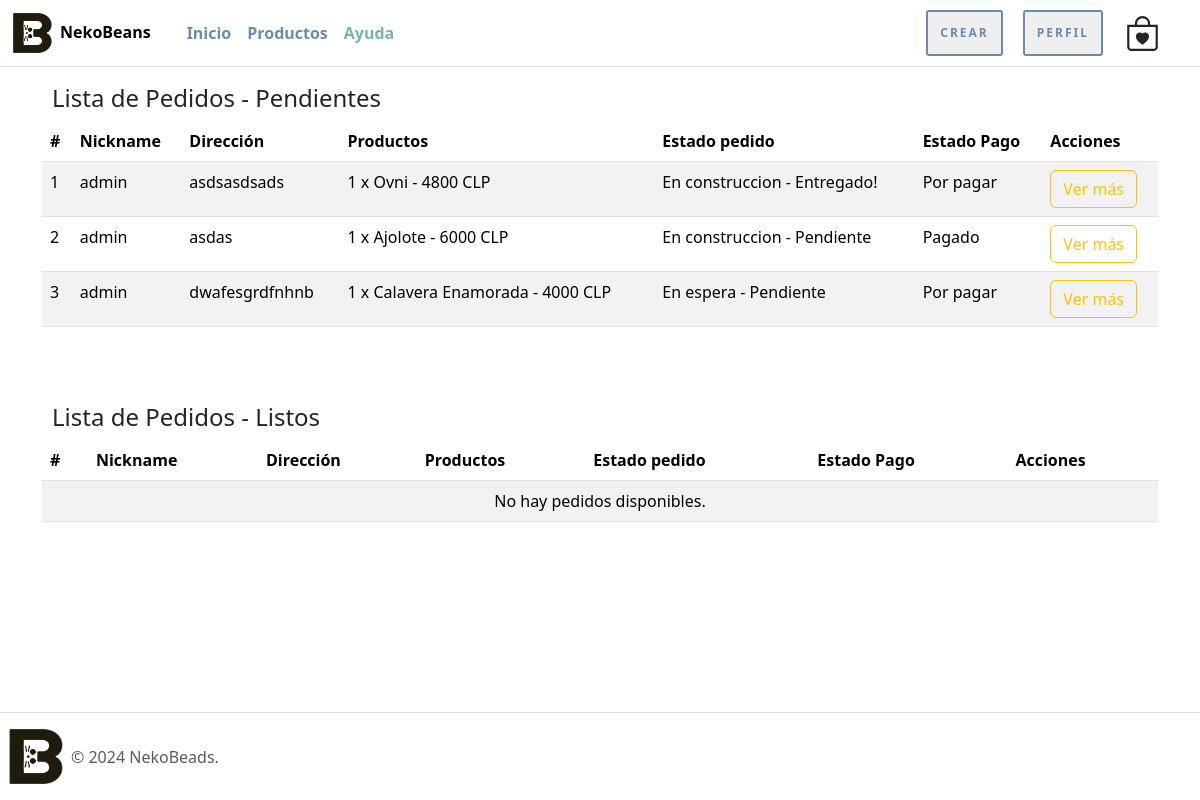
The app's page /pedidos/ (signed in), older data.
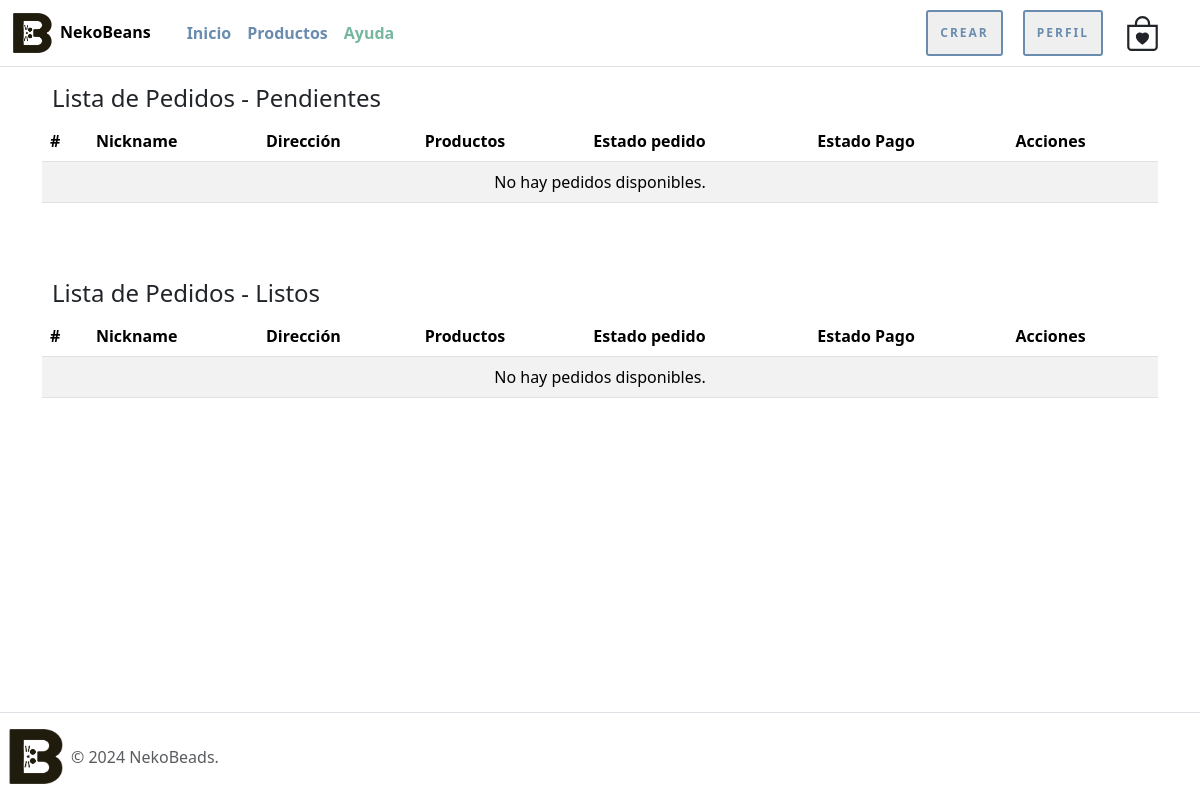
The same page, newer data.
### nekoBeansWeb/models.py (models this page shows, shortened)
class envio(models.Model):
    nickname = models.CharField(max_length=100)
    nombre = models.CharField(max_length=100)
    apellido_paterno = models.CharField(max_length=100)
    apellido_materno = models.CharField(max_length=100)
    telefono = models.CharField(max_length=20)
    email = models.EmailField()
    direccion = models.TextField()
    productos = models.TextField(default='No hay productos')  # Valor por defecto
    estado_pedido = models.IntegerField(choices=estado_pedido, default=1)
    forma_pago = models.IntegerField(choices=forma_pago, default=1)
    estado_pago = models.IntegerField(choices=estado_pago, default=1)
    entrega = models.IntegerField(choices=entrega, default=1)

### nekoBeansWeb/views.py (the view)
# urls.py: path('pedidos/', lista_pedidos, name='lista_pedidos'),
@permission_required('nekoBeansWeb.view_pedido')
def lista_pedidos(request):
    pedidos_pendientes = envio.objects.filter(estado_pedido__lt=3)  # Filtra pedidos pendientes
    pedidos_listos = envio.objects.filter(estado_pedido=3, entrega=2)  # Filtra pedidos listos
    return render(request, 'nekoBeansWeb/pedidos/pedidos.html', {
        'pedidos_pendientes': pedidos_pendientes,
        'pedidos_listos': pedidos_listos
    })

### nekoBeansWeb/templates/nekoBeansWeb/pedidos/pedidos.html (shortened to what the changed rows need)
{% extends 'nekoBeansWeb/narvar_footer.html' %}
{% load static %}
{% block contenido %}
<div class="container mt-4">
    <div class="row">
        <div class="col-md-12">
            <div class="table-responsive">
                <table class="table table-hover table-striped">
                    <thead class="thead-dark">
                        <tr>
                            <th scope="col">#</th>
                            <th scope="col">Nickname</th>
                            <th scope="col">Dirección</th>
                            <th scope="col">Productos</th>
                            <th scope="col">Estado pedido</th>
                            <th scope="col">Estado Pago</th>
                            <th scope="col">Acciones</th>
                        </tr>
                    </thead>
                    <tbody>
                        {% for pedido in pedidos_pendientes %}
                            <tr>
                                <td>{{ forloop.counter }}</td>
                                <td>{{ pedido.nickname }}</td>
                                <td>{{ pedido.direccion }}</td>
                                <td>{{ pedido.productos }}</td>
                                <td>{{ pedido.get_estado_pedido_display }} - {{ pedido.get_entrega_display }}</td>
                                <td>{{ pedido.get_estado_pago_display }}</td>
                                <td>
                                    <button type="button" class="btn btn-md btn-outline-warning abrir-modal"
                                        data-bs-toggle="modal" data-bs-target="#modal-tarjeta-{{ pedido.id }}">
                                        Ver más
                                    </button>
                                </td>
                            </tr>
                        {% empty %}
                            <tr>
                                <td colspan="12" class="text-center">No hay pedidos disponibles.</td>
                            </tr>
                        {% endfor %}
                    </tbody>
                </table>
            </div>
        </div>
        <div class="col-md-12">
            <div class="table-responsive">
                <table class="table table-hover table-striped">
                    <thead class="thead-dark">
                        <tr>
                            <th scope="col">#</th>
                            <th scope="col">Nickname</th>
                            <th scope="col">Dirección</th>
                            <th scope="col">Productos</th>
                            <th scope="col">Estado pedido</th>
                            <th scope="col">Estado Pago</th>
                            <th scope="col">Acciones</th>
                        </tr>
                    </thead>
                </table>
            </div>
        </div>
    </div>
</div>
{% endblock %}

Row changes from the older to the newer data that the page shows:
removed envio: nickname "admin", direccion "asdsasdsads", productos "1 x Ovni - 4800 CLP", estado_pedido "En construccion", entrega "Entregado!", estado_pago "Por pagar"
removed envio: nickname "admin", direccion "asdas", productos "1 x Ajolote - 6000 CLP", estado_pedido "En construccion", entrega "Pendiente", estado_pago "Pagado"
removed envio: nickname "admin", direccion "dwafesgrdfnhnb", productos "1 x Calavera Enamorada - 4000 CLP", estado_pedido "En espera", entrega "Pendiente", estado_pago "Por pagar"
Text that changed along with them:
text now shown: "No hay pedidos disponibles."
